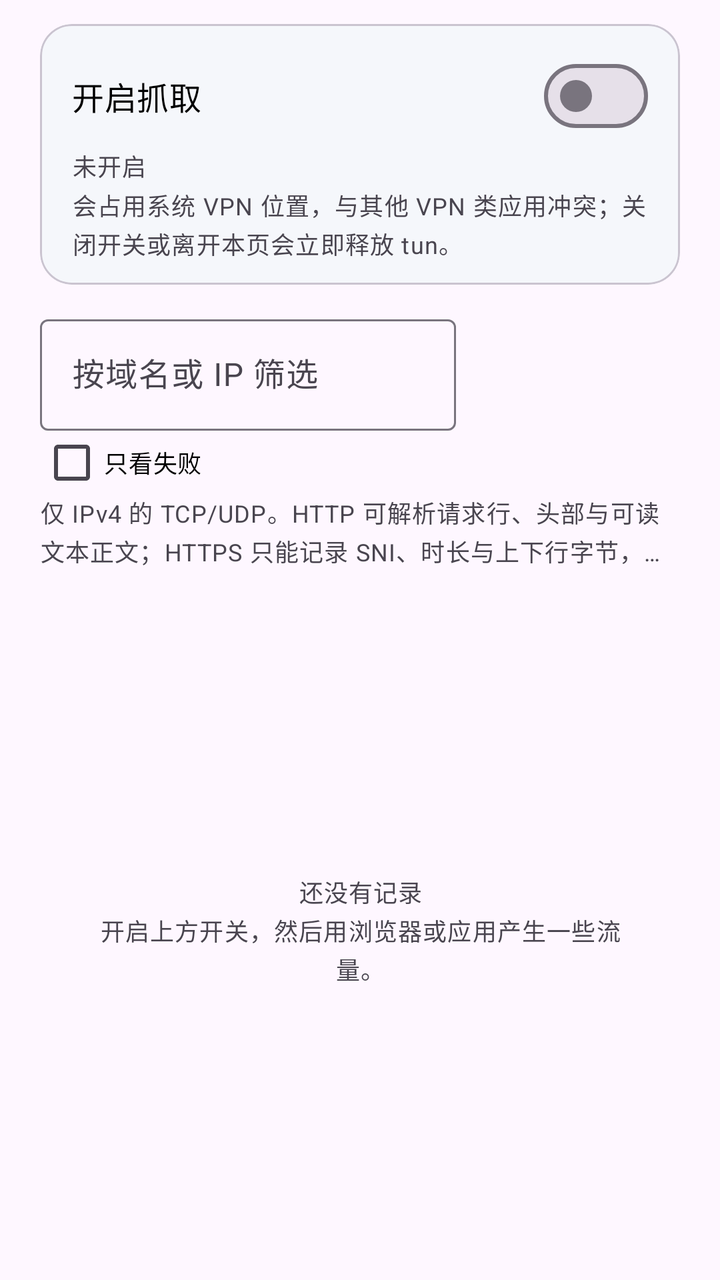
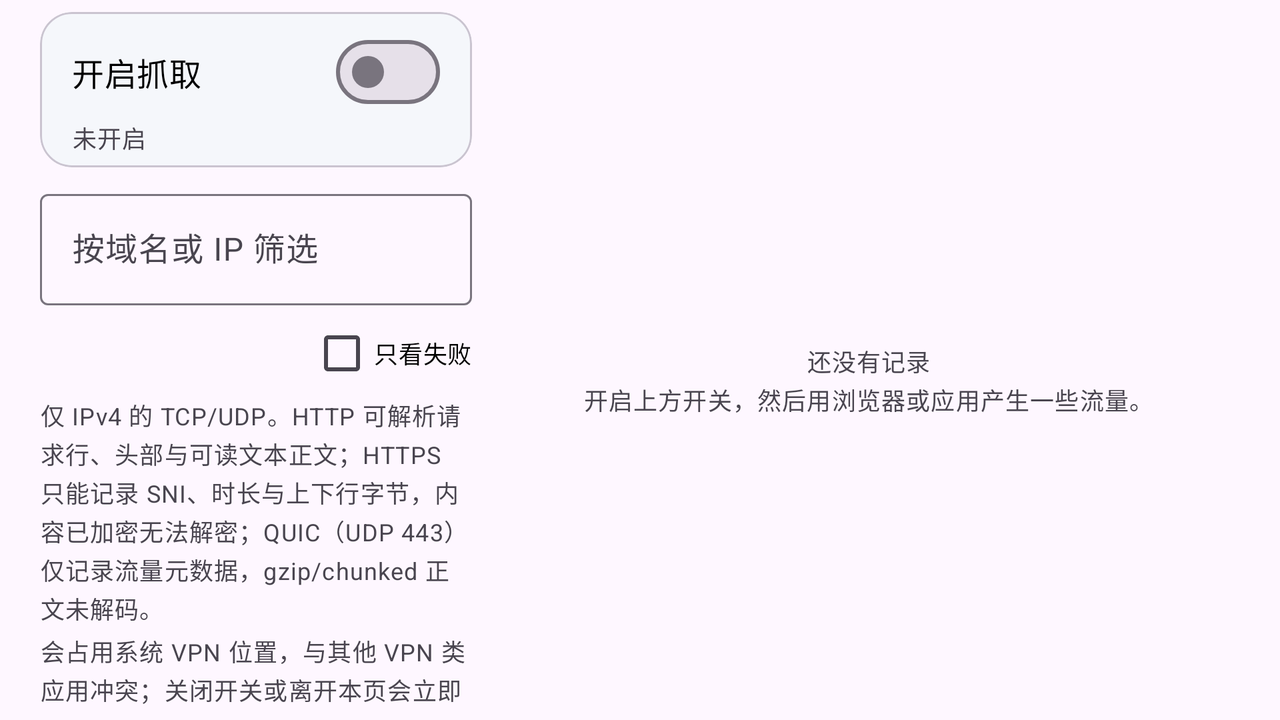

The same Android screen from two of the app's own layout files: first res/layout/ as a phone draws it, then the repository's variant for another configuration, drawn on a device whose configuration selects that folder. Both files follow.
<!-- AndroidManifest.xml: application theme Theme.BaseApp -->
<!-- res/layout/fragment_network_capture.xml -->
<?xml version="1.0" encoding="utf-8"?>
<LinearLayout xmlns:android="http://schemas.android.com/apk/res/android"
    xmlns:app="http://schemas.android.com/apk/res-auto"
    android:layout_width="match_parent"
    android:layout_height="match_parent"
    android:background="?attr/colorSurface"
    android:orientation="vertical"
    android:paddingStart="@dimen/page_horizontal_padding"
    android:paddingTop="12dp"
    android:paddingEnd="@dimen/page_horizontal_padding">

    
    <com.google.android.material.card.MaterialCardView
        style="@style/Widget.BaseApp.Card.Soft"
        android:layout_width="match_parent"
        android:layout_height="wrap_content">

        <LinearLayout
            android:layout_width="match_parent"
            android:layout_height="wrap_content"
            android:orientation="vertical"
            android:paddingStart="@dimen/card_content_padding"
            android:paddingTop="12dp"
            android:paddingEnd="@dimen/card_content_padding"
            android:paddingBottom="12dp">

            <LinearLayout
                android:layout_width="match_parent"
                android:layout_height="wrap_content"
                android:gravity="center_vertical"
                android:orientation="horizontal">

                <TextView
                    android:layout_width="0dp"
                    android:layout_height="wrap_content"
                    android:layout_weight="1"
                    android:text="@string/capture_switch_title"
                    android:textAppearance="@style/TextAppearance.BaseApp.CardTitle" />

                <com.google.android.material.materialswitch.MaterialSwitch
                    android:id="@+id/captureSwitch"
                    android:layout_width="wrap_content"
                    android:layout_height="wrap_content" />
            </LinearLayout>

            <TextView
                android:id="@+id/statusText"
                android:layout_width="match_parent"
                android:layout_height="wrap_content"
                android:layout_marginTop="2dp"
                android:text="@string/capture_status_off"
                android:textAppearance="?attr/textAppearanceBodySmall"
                android:textColor="?attr/colorOnSurfaceVariant" />

            <TextView
                android:layout_width="match_parent"
                android:layout_height="wrap_content"
                android:layout_marginTop="2dp"
                android:ellipsize="end"
                android:maxLines="2"
                android:text="@string/capture_vpn_notice"
                android:textAppearance="?attr/textAppearanceBodySmall"
                android:textColor="?attr/colorOnSurfaceVariant" />
        </LinearLayout>
    </com.google.android.material.card.MaterialCardView>

    
    <LinearLayout
        android:layout_width="match_parent"
        android:layout_height="wrap_content"
        android:layout_marginTop="@dimen/card_gap"
        android:gravity="center_vertical"
        android:orientation="horizontal">

        <com.google.android.material.textfield.TextInputLayout
            android:layout_width="0dp"
            android:layout_height="wrap_content"
            android:layout_weight="1"
            android:hint="@string/capture_filter_hint">

            <com.google.android.material.textfield.TextInputEditText
                android:id="@+id/domainFilter"
                android:layout_width="match_parent"
                android:layout_height="wrap_content"
                android:imeOptions="actionDone"
                android:inputType="text"
                android:maxLines="1" />
        </com.google.android.material.textfield.TextInputLayout>

        <Spinner
            android:id="@+id/statusFilter"
            android:layout_width="104dp"
            android:layout_height="48dp"
            android:layout_marginStart="8dp"
            android:background="?attr/selectableItemBackground"
            android:contentDescription="@string/capture_status_filter_desc" />
    </LinearLayout>

    
    <LinearLayout
        android:layout_width="match_parent"
        android:layout_height="wrap_content"
        android:gravity="center_vertical"
        android:orientation="horizontal">

        <CheckBox
            android:id="@+id/failedCheck"
            android:layout_width="wrap_content"
            android:layout_height="wrap_content"
            android:minHeight="0dp"
            android:text="@string/capture_only_failed"
            android:textColor="@color/menu_text_black"
            android:textSize="12sp" />

        <TextView
            android:id="@+id/summaryText"
            android:layout_width="0dp"
            android:layout_height="wrap_content"
            android:layout_marginStart="8dp"
            android:layout_weight="1"
            android:ellipsize="end"
            android:gravity="end"
            android:maxLines="1"
            android:textAppearance="?attr/textAppearanceBodySmall"
            android:textColor="?attr/colorOnSurfaceVariant" />
    </LinearLayout>

    
    <TextView
        android:layout_width="match_parent"
        android:layout_height="wrap_content"
        android:ellipsize="end"
        android:maxLines="2"
        android:text="@string/capture_boundary"
        android:textAppearance="?attr/textAppearanceBodySmall"
        android:textColor="?attr/colorOnSurfaceVariant" />

    <FrameLayout
        android:layout_width="match_parent"
        android:layout_height="0dp"
        android:layout_marginTop="6dp"
        android:layout_weight="1">

        <androidx.recyclerview.widget.RecyclerView
            android:id="@+id/recycler"
            android:layout_width="match_parent"
            android:layout_height="match_parent"
            android:clipToPadding="false"
            android:paddingBottom="12dp" />

        <TextView
            android:id="@+id/emptyText"
            android:layout_width="match_parent"
            android:layout_height="wrap_content"
            android:layout_gravity="center"
            android:gravity="center"
            android:padding="24dp"
            android:text="@string/capture_empty"
            android:textAppearance="?attr/textAppearanceBodySmall"
            android:textColor="?attr/colorOnSurfaceVariant" />
    </FrameLayout>

</LinearLayout>
<!-- resources referenced by this layout -->
<resources>
  <color name="menu_text_black">#000000</color>
  <dimen name="card_content_padding">16dp</dimen>
  <dimen name="card_gap">12dp</dimen>
  <dimen name="page_horizontal_padding">20dp</dimen>
  <string name="capture_boundary">仅 IPv4 的 TCP/UDP。HTTP 可解析请求行、头部与可读文本正文；HTTPS 只能记录 SNI、时长与上下行字节，内容已加密无法解密；QUIC（UDP 443）仅记录流量元数据，gzip/chunked 正文未解码。</string>
  <string name="capture_empty">还没有记录\n开启上方开关，然后用浏览器或应用产生一些流量。</string>
  <string name="capture_filter_hint">按域名或 IP 筛选</string>
  <string name="capture_only_failed">只看失败</string>
  <string name="capture_status_filter_desc">状态筛选</string>
  <string name="capture_status_off">未开启</string>
  <string name="capture_switch_title">开启抓取</string>
  <string name="capture_vpn_notice">会占用系统 VPN 位置，与其他 VPN 类应用冲突；关闭开关或离开本页会立即释放 tun。</string>
  <style name="TextAppearance.BaseApp.CardTitle" parent="TextAppearance.Material3.TitleMedium">
          <item name="android:textColor">@color/menu_text_black</item>
          <item name="android:textStyle">normal</item>
          <item name="android:fontFamily">sans-serif</item>
          <item name="android:textFontWeight">400</item>
      </style>
  <style name="Widget.BaseApp.Card.Soft" parent="Widget.BaseApp.Card" />
  <style name="Theme.BaseApp" parent="Theme.Material3.Light.NoActionBar">
          <item name="colorPrimary">@color/brand_primary</item>
          <item name="colorOnPrimary">@color/brand_on_primary</item>
          <item name="colorPrimaryContainer">@color/brand_primary_container</item>
          <item name="colorOnPrimaryContainer">@color/brand_on_primary_container</item>
          <item name="colorSecondary">@color/brand_secondary</item>
          <item name="colorOnSecondary">@color/brand_on_secondary</item>
          <item name="colorSecondaryContainer">@color/brand_secondary_container</item>
          <item name="colorOnSecondaryContainer">@color/brand_on_secondary_container</item>
      </style>
  <style name="Widget.BaseApp.Card" parent="Widget.Material3.CardView.Filled">
          <item name="cardBackgroundColor">@color/perm_page_soft</item>
          <item name="cardCornerRadius">@dimen/card_corner_radius</item>
          <item name="cardElevation">0dp</item>
          <item name="strokeColor">?attr/colorOutlineVariant</item>
          <item name="strokeWidth">@dimen/card_stroke_width</item>
      </style>
  <color name="brand_primary">#0B57D0</color>
  <color name="brand_on_primary">#FFFFFF</color>
  <color name="brand_primary_container">#D3E3FD</color>
  <color name="brand_on_primary_container">#041E49</color>
  <color name="brand_secondary">#00639B</color>
  <color name="brand_on_secondary">#FFFFFF</color>
  <color name="brand_secondary_container">#C2E7FF</color>
  <color name="brand_on_secondary_container">#001D35</color>
  <color name="perm_page_soft">#F5F7FB</color>
  <dimen name="card_corner_radius">16dp</dimen>
  <dimen name="card_stroke_width">1dp</dimen>
</resources>
<!-- res/layout-land/fragment_network_capture.xml (the repository's variant of the layout above) -->
<!-- drawn on the phone turned sideways -->
<?xml version="1.0" encoding="utf-8"?>
<LinearLayout xmlns:android="http://schemas.android.com/apk/res/android"
    xmlns:app="http://schemas.android.com/apk/res-auto"
    android:layout_width="match_parent"
    android:layout_height="match_parent"
    android:background="?attr/colorSurface"
    android:orientation="horizontal"
    android:paddingStart="@dimen/page_horizontal_padding"
    android:paddingTop="6dp"
    android:paddingEnd="@dimen/page_horizontal_padding"
    android:paddingBottom="6dp">

    
    <androidx.core.widget.NestedScrollView
        android:layout_width="0dp"
        android:layout_height="match_parent"
        android:layout_weight="0.38"
        android:clipToPadding="false"
        android:scrollbars="none">

        <LinearLayout
            android:layout_width="match_parent"
            android:layout_height="wrap_content"
            android:orientation="vertical"
            android:paddingEnd="12dp">

            <com.google.android.material.card.MaterialCardView
                style="@style/Widget.BaseApp.Card.Soft"
                android:layout_width="match_parent"
                android:layout_height="wrap_content">

                <LinearLayout
                    android:layout_width="match_parent"
                    android:layout_height="wrap_content"
                    android:orientation="vertical"
                    android:paddingStart="@dimen/card_content_padding"
                    android:paddingTop="6dp"
                    android:paddingEnd="@dimen/card_content_padding"
                    android:paddingBottom="6dp">

                    
                    <LinearLayout
                        android:layout_width="match_parent"
                        android:layout_height="wrap_content"
                        android:gravity="center_vertical"
                        android:orientation="horizontal">

                        <TextView
                            android:layout_width="0dp"
                            android:layout_height="wrap_content"
                            android:layout_weight="1"
                            android:text="@string/capture_switch_title"
                            android:textAppearance="@style/TextAppearance.BaseApp.CardTitle" />

                        <com.google.android.material.materialswitch.MaterialSwitch
                            android:id="@+id/captureSwitch"
                            android:layout_width="wrap_content"
                            android:layout_height="wrap_content" />
                    </LinearLayout>

                    <TextView
                        android:id="@+id/statusText"
                        android:layout_width="match_parent"
                        android:layout_height="wrap_content"
                        android:text="@string/capture_status_off"
                        android:textAppearance="?attr/textAppearanceBodySmall"
                        android:textColor="?attr/colorOnSurfaceVariant" />
                </LinearLayout>
            </com.google.android.material.card.MaterialCardView>

            <com.google.android.material.textfield.TextInputLayout
                android:layout_width="match_parent"
                android:layout_height="wrap_content"
                android:layout_marginTop="8dp"
                android:hint="@string/capture_filter_hint">

                <com.google.android.material.textfield.TextInputEditText
                    android:id="@+id/domainFilter"
                    android:layout_width="match_parent"
                    android:layout_height="wrap_content"
                    android:imeOptions="actionDone"
                    android:inputType="text"
                    android:maxLines="1" />
            </com.google.android.material.textfield.TextInputLayout>

            <LinearLayout
                android:layout_width="match_parent"
                android:layout_height="wrap_content"
                android:layout_marginTop="4dp"
                android:gravity="center_vertical"
                android:orientation="horizontal">

                <Spinner
                    android:id="@+id/statusFilter"
                    android:layout_width="0dp"
                    android:layout_height="40dp"
                    android:layout_weight="1"
                    android:background="?attr/selectableItemBackground"
                    android:contentDescription="@string/capture_status_filter_desc" />

                <CheckBox
                    android:id="@+id/failedCheck"
                    android:layout_width="wrap_content"
                    android:layout_height="wrap_content"
                    android:minHeight="0dp"
                    android:layout_marginStart="8dp"
                    android:text="@string/capture_only_failed"
                    android:textColor="@color/menu_text_black"
                    android:textSize="12sp" />
            </LinearLayout>

            <TextView
                android:layout_width="match_parent"
                android:layout_height="wrap_content"
                android:layout_marginTop="2dp"
                android:text="@string/capture_boundary"
                android:textAppearance="?attr/textAppearanceBodySmall"
                android:textColor="?attr/colorOnSurfaceVariant" />

            
            <TextView
                android:layout_width="match_parent"
                android:layout_height="wrap_content"
                android:layout_marginTop="4dp"
                android:text="@string/capture_vpn_notice"
                android:textAppearance="?attr/textAppearanceBodySmall"
                android:textColor="?attr/colorOnSurfaceVariant" />
        </LinearLayout>
    </androidx.core.widget.NestedScrollView>

    
    <LinearLayout
        android:layout_width="0dp"
        android:layout_height="match_parent"
        android:layout_weight="0.62"
        android:orientation="vertical">

        <TextView
            android:id="@+id/summaryText"
            android:layout_width="match_parent"
            android:layout_height="wrap_content"
            android:paddingStart="12dp"
            android:paddingBottom="4dp"
            android:textAppearance="?attr/textAppearanceBodySmall"
            android:textColor="?attr/colorOnSurfaceVariant" />

        <FrameLayout
            android:layout_width="match_parent"
            android:layout_height="0dp"
            android:layout_weight="1">

            <androidx.recyclerview.widget.RecyclerView
                android:id="@+id/recycler"
                android:layout_width="match_parent"
                android:layout_height="match_parent"
                android:clipToPadding="false"
                android:paddingBottom="12dp" />

            <TextView
                android:id="@+id/emptyText"
                android:layout_width="match_parent"
                android:layout_height="wrap_content"
                android:layout_gravity="center"
                android:gravity="center"
                android:padding="24dp"
                android:text="@string/capture_empty"
                android:textAppearance="?attr/textAppearanceBodySmall"
                android:textColor="?attr/colorOnSurfaceVariant" />
        </FrameLayout>
    </LinearLayout>

</LinearLayout>
<!-- resources referenced by the variant -->
<!-- as the phone turned sideways resolves them -->
<resources>
  <color name="menu_text_black">#000000</color>
  <dimen name="card_content_padding">16dp</dimen>
  <dimen name="page_horizontal_padding">20dp</dimen>
  <string name="capture_boundary">仅 IPv4 的 TCP/UDP。HTTP 可解析请求行、头部与可读文本正文；HTTPS 只能记录 SNI、时长与上下行字节，内容已加密无法解密；QUIC（UDP 443）仅记录流量元数据，gzip/chunked 正文未解码。</string>
  <string name="capture_empty">还没有记录\n开启上方开关，然后用浏览器或应用产生一些流量。</string>
  <string name="capture_filter_hint">按域名或 IP 筛选</string>
  <string name="capture_only_failed">只看失败</string>
  <string name="capture_status_filter_desc">状态筛选</string>
  <string name="capture_status_off">未开启</string>
  <string name="capture_switch_title">开启抓取</string>
  <string name="capture_vpn_notice">会占用系统 VPN 位置，与其他 VPN 类应用冲突；关闭开关或离开本页会立即释放 tun。</string>
  <style name="TextAppearance.BaseApp.CardTitle" parent="TextAppearance.Material3.TitleMedium">
          <item name="android:textColor">@color/menu_text_black</item>
          <item name="android:textStyle">normal</item>
          <item name="android:fontFamily">sans-serif</item>
          <item name="android:textFontWeight">400</item>
      </style>
  <style name="Widget.BaseApp.Card.Soft" parent="Widget.BaseApp.Card" />
  <style name="Theme.BaseApp" parent="Theme.Material3.Light.NoActionBar">
          <item name="colorPrimary">@color/brand_primary</item>
          <item name="colorOnPrimary">@color/brand_on_primary</item>
          <item name="colorPrimaryContainer">@color/brand_primary_container</item>
          <item name="colorOnPrimaryContainer">@color/brand_on_primary_container</item>
          <item name="colorSecondary">@color/brand_secondary</item>
          <item name="colorOnSecondary">@color/brand_on_secondary</item>
          <item name="colorSecondaryContainer">@color/brand_secondary_container</item>
          <item name="colorOnSecondaryContainer">@color/brand_on_secondary_container</item>
      </style>
  <style name="Widget.BaseApp.Card" parent="Widget.Material3.CardView.Filled">
          <item name="cardBackgroundColor">@color/perm_page_soft</item>
          <item name="cardCornerRadius">@dimen/card_corner_radius</item>
          <item name="cardElevation">0dp</item>
          <item name="strokeColor">?attr/colorOutlineVariant</item>
          <item name="strokeWidth">@dimen/card_stroke_width</item>
      </style>
  <color name="brand_primary">#0B57D0</color>
  <color name="brand_on_primary">#FFFFFF</color>
  <color name="brand_primary_container">#D3E3FD</color>
  <color name="brand_on_primary_container">#041E49</color>
  <color name="brand_secondary">#00639B</color>
  <color name="brand_on_secondary">#FFFFFF</color>
  <color name="brand_secondary_container">#C2E7FF</color>
  <color name="brand_on_secondary_container">#001D35</color>
  <color name="perm_page_soft">#F5F7FB</color>
  <dimen name="card_corner_radius">16dp</dimen>
  <dimen name="card_stroke_width">1dp</dimen>
</resources>
